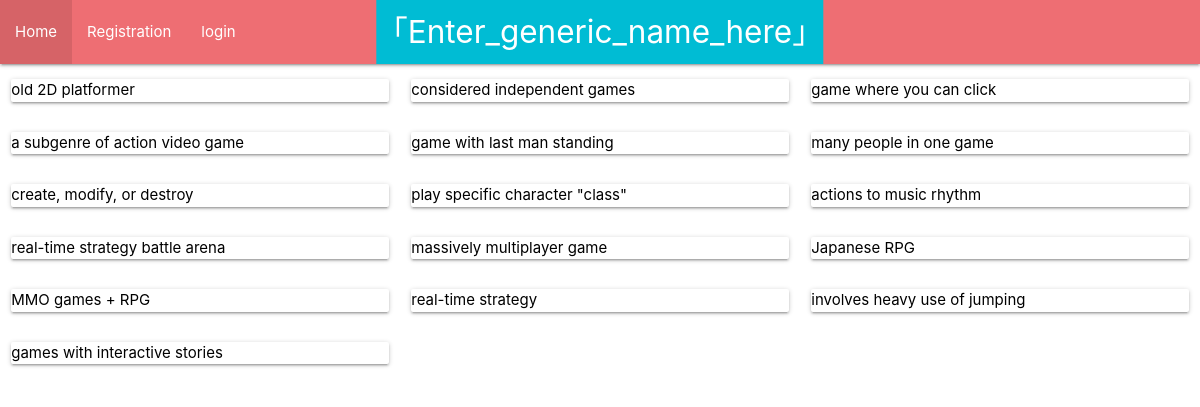
Page /categories/ on the earlier database version.
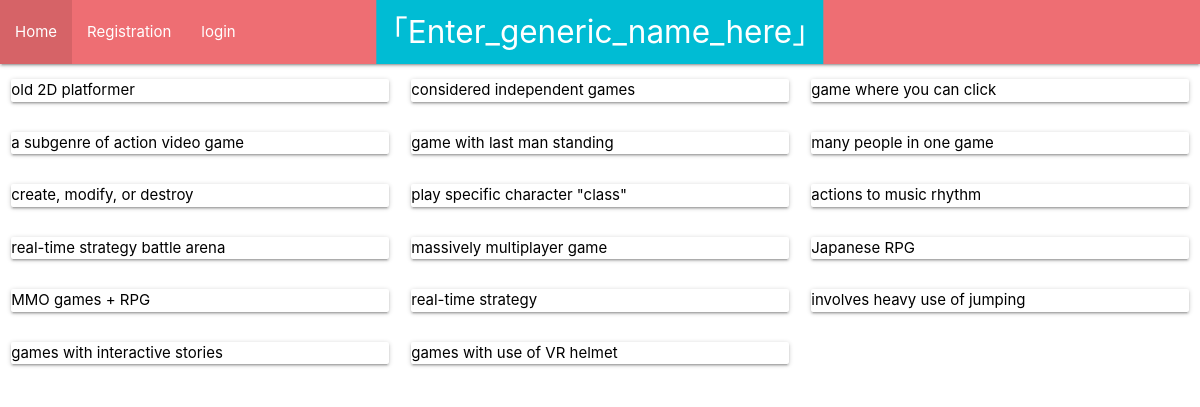
Same page on the later database version.
### Store/models.py (models this page shows, shortened)
class Categories(models.Model):
    category_name = models.CharField(max_length = 51, null = False)
    category_summury = models.CharField(max_length = 31, null = False)
    url_slug = models.CharField(max_length = 31, null = False, default="all")

### Store/views.py (the view)
# urls.py: path("categories/", views.show_categories),
def show_categories(request):
	return render(request, "store/categories.html",{'cat': Categories.objects.all})

### Store/templates/store/categories.html (shortened to what this page needs)
{% extends "store/head.html"%}
{% block content %}
<div class = "row">
	{% for c in cat %}
	<div class = "col s12 l4">
		<a href = "{{c.url_slug}}" style = "color : #000000">
		<div class = "card hoverable">
			<div class = "card_content">
				<p>{{c.category_summury}}</p>
			</div>
		</div>
	</div>
	{% endfor %}
</div>
{% endblock %}

Differences in the rows shown:
added Categories: category_summury "games with use of VR helmet"
